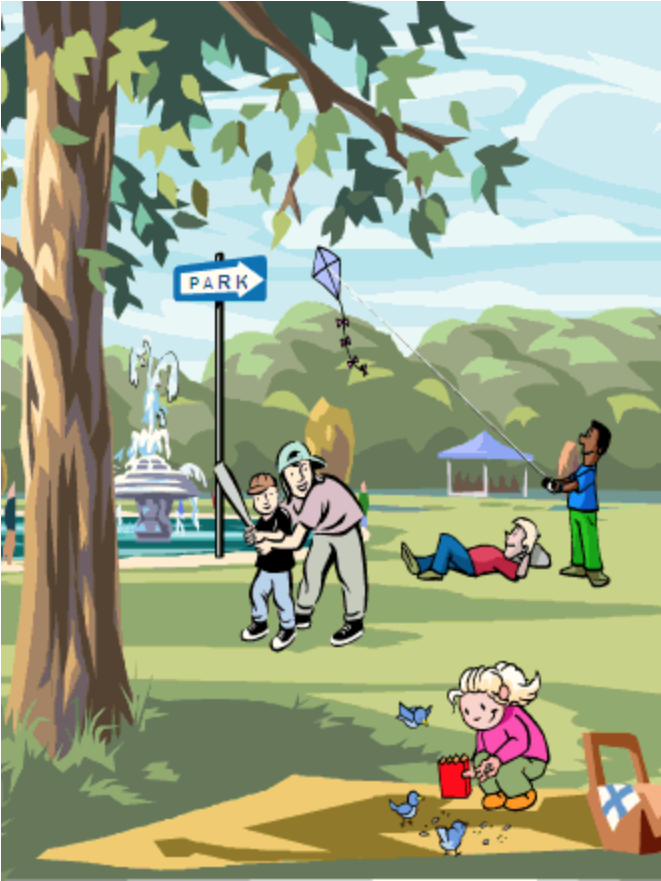
#> input picture ImageManipulation/Scratch/Image_Manip_B_5.png, 661 x 881 px
$ python subtract_color.py
#> lines starting #> are read from the running program, lines starting #| are printed output that depends on the picture
#!/usr/bin/python

import numpy
import Image

A = numpy.asarray(Image.open('Image_Manip_B_5.png').convert('RGB'))
#> A is the input picture: shape (881, 661, 3); mean R, G, B 155, 165.6, 136.8
B = numpy.asarray(Image.open('Image_Manip_B_6.png').convert('RGB'))
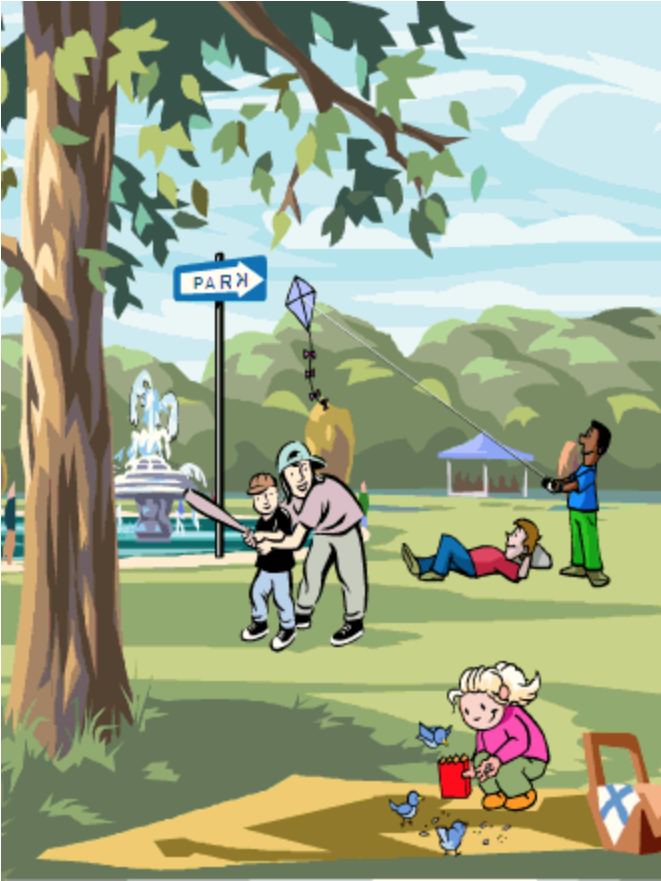
#> input picture ImageManipulation/Scratch/Image_Manip_B_6.png, 661 x 881 px
#> B is the input picture: shape (881, 661, 3); mean R, G, B 155.3, 165.8, 137.2

C = numpy.absolute(A - B)
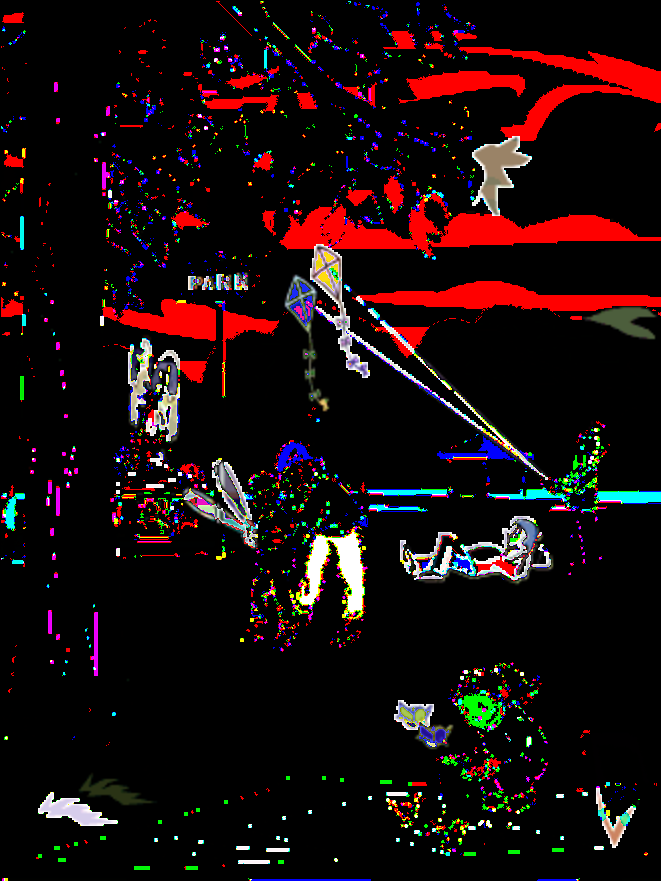
#> C: shape (881, 661, 3); mean R, G, B 26, 12.5, 13.1

dimensions = C.shape
#> dimensions = (881, 661, 3)

for i in range(dimensions[0]):
     for j in range(dimensions[1]):
          C[i,j] = numpy.array([255,255,255]) - C[i,j]
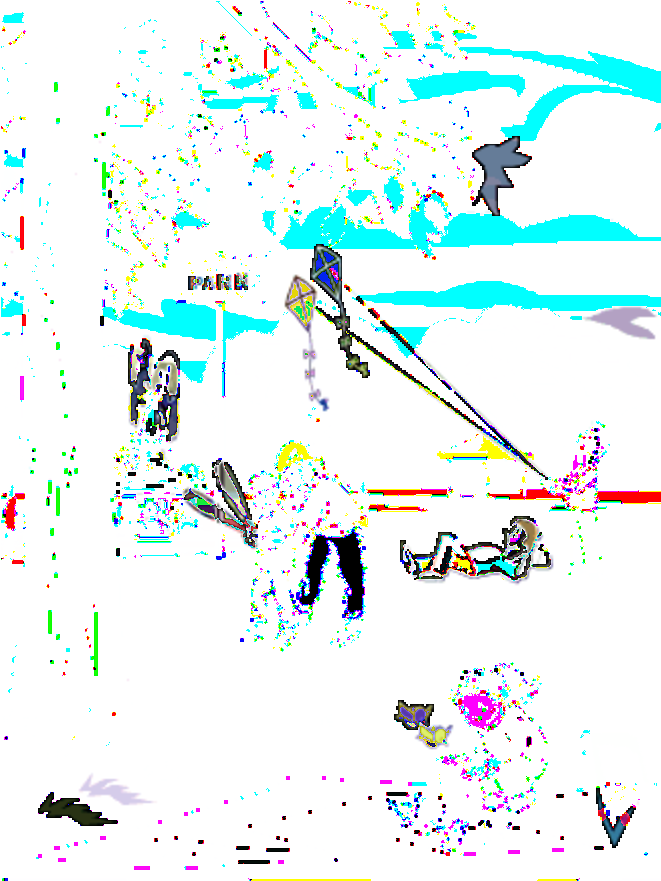
#> C: shape (881, 661, 3); mean R, G, B 229, 242.5, 241.9
          #if pixel == 0:
          #     pixel = 255

img = Image.fromarray(C)
img.save('test.png')
